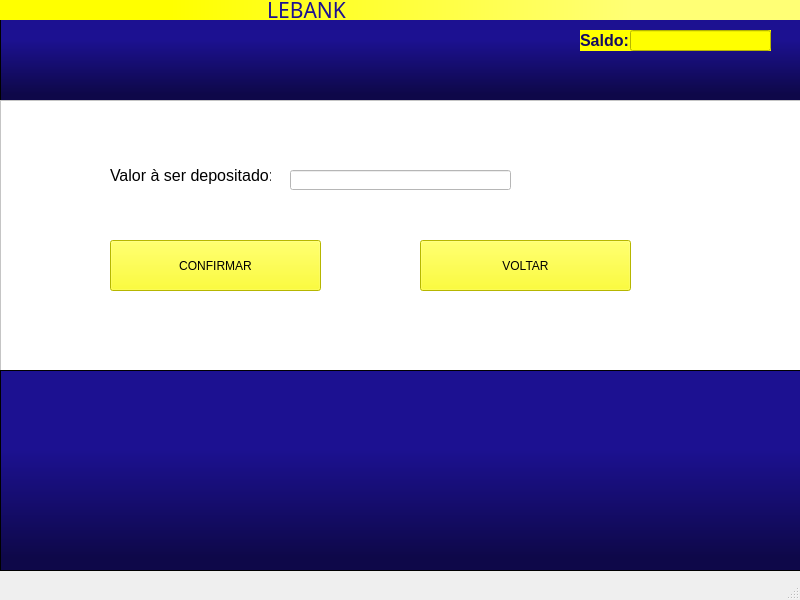
<?xml version="1.0" encoding="UTF-8"?>
<ui version="4.0">
 <class>MainWindow</class>
 <widget class="QMainWindow" name="MainWindow">
  <property name="geometry">
   <rect>
    <x>0</x>
    <y>0</y>
    <width>800</width>
    <height>600</height>
   </rect>
  </property>
  <property name="windowTitle">
   <string>MainWindow</string>
  </property>
  <widget class="QWidget" name="centralwidget">
   <widget class="QFrame" name="frame">
    <property name="geometry">
     <rect>
      <x>0</x>
      <y>0</y>
      <width>801</width>
      <height>101</height>
     </rect>
    </property>
    <property name="styleSheet">
     <string notr="true">background-color: qlineargradient(spread:pad, x1:0, y1:1, x2:0, y2:0, stop:0.0681818 rgba(14, 8, 73, 255), stop:0.607955 rgba(28, 17, 145, 255));</string>
    </property>
    <property name="frameShape">
     <enum>QFrame::StyledPanel</enum>
    </property>
    <property name="frameShadow">
     <enum>QFrame::Raised</enum>
    </property>
    <widget class="QLabel" name="LEBANK_label">
     <property name="geometry">
      <rect>
       <x>0</x>
       <y>0</y>
       <width>811</width>
       <height>20</height>
      </rect>
     </property>
     <property name="font">
      <font>
       <family>Lucida Calligraphy</family>
       <pointsize>16</pointsize>
      </font>
     </property>
     <property name="focusPolicy">
      <enum>Qt::NoFocus</enum>
     </property>
     <property name="styleSheet">
      <string notr="true">background-color: rgb(255, 255, 0);
color: rgb(28, 17, 145);
background-color: qlineargradient(spread:pad, x1:0, y1:0, x2:1, y2:0, stop:0.210227 rgba(255, 255, 0, 255), stop:0.778409 rgba(255, 255, 117, 255));</string>
     </property>
     <property name="text">
      <string>                                                 LEBANK</string>
     </property>
    </widget>
    <widget class="QLabel" name="saldo_label">
     <property name="geometry">
      <rect>
       <x>580</x>
       <y>30</y>
       <width>191</width>
       <height>21</height>
      </rect>
     </property>
     <property name="font">
      <font>
       <pointsize>12</pointsize>
       <weight>75</weight>
       <bold>true</bold>
      </font>
     </property>
     <property name="styleSheet">
      <string notr="true">background-color: rgb(255, 255, 0);
color: rgb(19, 11, 98);</string>
     </property>
     <property name="text">
      <string>Saldo:</string>
     </property>
    </widget>
    <widget class="QLineEdit" name="saldo_line">
     <property name="geometry">
      <rect>
       <x>630</x>
       <y>30</y>
       <width>141</width>
       <height>21</height>
      </rect>
     </property>
     <property name="styleSheet">
      <string notr="true">background-color: rgb(255, 255, 0);
color: rgb(23, 14, 121);</string>
     </property>
    </widget>
   </widget>
   <widget class="QFrame" name="frame_2">
    <property name="geometry">
     <rect>
      <x>0</x>
      <y>100</y>
      <width>811</width>
      <height>271</height>
     </rect>
    </property>
    <property name="styleSheet">
     <string notr="true">background-color: rgb(255, 255, 255);</string>
    </property>
    <property name="frameShape">
     <enum>QFrame::StyledPanel</enum>
    </property>
    <property name="frameShadow">
     <enum>QFrame::Raised</enum>
    </property>
    <widget class="QLineEdit" name="valor_a_ser_depositado_line">
     <property name="geometry">
      <rect>
       <x>290</x>
       <y>70</y>
       <width>221</width>
       <height>20</height>
      </rect>
     </property>
    </widget>
    <widget class="QLabel" name="valor_a_ser_depositado_label">
     <property name="geometry">
      <rect>
       <x>110</x>
       <y>60</y>
       <width>161</width>
       <height>31</height>
      </rect>
     </property>
     <property name="font">
      <font>
       <pointsize>12</pointsize>
      </font>
     </property>
     <property name="styleSheet">
      <string notr="true">background-color: rgb(255, 255, 255);</string>
     </property>
     <property name="text">
      <string>Valor à ser depositado:</string>
     </property>
    </widget>
    <widget class="QPushButton" name="confirmar_botao">
     <property name="geometry">
      <rect>
       <x>110</x>
       <y>140</y>
       <width>211</width>
       <height>51</height>
      </rect>
     </property>
     <property name="styleSheet">
      <string notr="true">background-color: rgb(255, 255, 0);</string>
     </property>
     <property name="text">
      <string>CONFIRMAR</string>
     </property>
    </widget>
    <widget class="QPushButton" name="voltar_botao">
     <property name="geometry">
      <rect>
       <x>420</x>
       <y>140</y>
       <width>211</width>
       <height>51</height>
      </rect>
     </property>
     <property name="styleSheet">
      <string notr="true">background-color: rgb(255, 255, 0);</string>
     </property>
     <property name="text">
      <string>VOLTAR</string>
     </property>
    </widget>
   </widget>
   <widget class="QFrame" name="frame_3">
    <property name="geometry">
     <rect>
      <x>0</x>
      <y>370</y>
      <width>811</width>
      <height>201</height>
     </rect>
    </property>
    <property name="styleSheet">
     <string notr="true">background-color: qlineargradient(spread:pad, x1:0, y1:1, x2:0, y2:0, stop:0.0681818 rgba(14, 8, 73, 255), stop:0.607955 rgba(28, 17, 145, 255));
</string>
    </property>
    <property name="frameShape">
     <enum>QFrame::StyledPanel</enum>
    </property>
    <property name="frameShadow">
     <enum>QFrame::Raised</enum>
    </property>
   </widget>
  </widget>
  <widget class="QMenuBar" name="menubar">
   <property name="geometry">
    <rect>
     <x>0</x>
     <y>0</y>
     <width>800</width>
     <height>21</height>
    </rect>
   </property>
  </widget>
  <widget class="QStatusBar" name="statusbar"/>
 </widget>
 <resources/>
 <connections/>
</ui>
